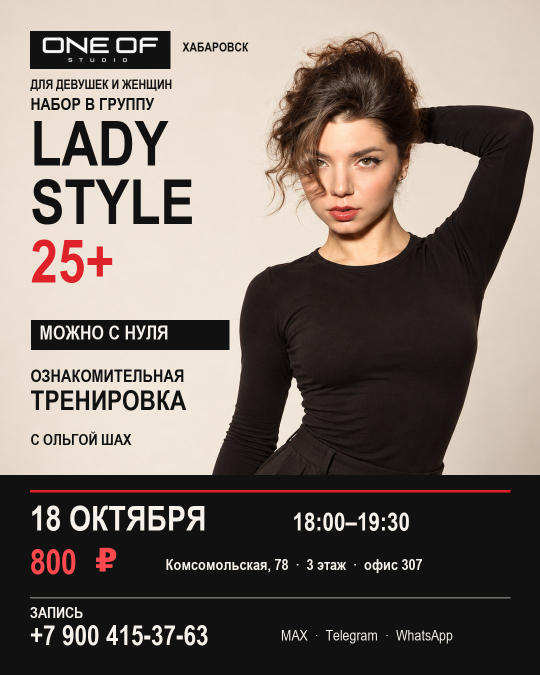
#> input picture assets/web/vk-ads/lady-style-intro-18-october-4x5.jpg, 1080 x 1350 px, given in place of lady-style-aura-story-background.png, which was not available (shown at 1/2 size)
$ python render_lady_style_aura_story.py
#> lines starting #> are read from the running program, lines starting #| are printed output that depends on the picture; pictures that were not available may be replaced by others from this repository, and a replacement may not be noted
from pathlib import Path
from PIL import Image, ImageDraw, ImageFont

ROOT = Path(__file__).resolve().parents[1]
SOURCE = ROOT / 'assets/originals/events/lady-style-aura-story-background.png'
OUTPUT = ROOT / 'assets/web/vk-ads/lady-style-aura-story-9x16.jpg'
W, H = 1080, 1920
BLACK, IVORY, RED = (17, 17, 17), (245, 242, 236), (241, 43, 43)

source = Image.open(SOURCE).convert('RGB')
#> source is the input picture: PIL image 1080x1350 RGB; mean R, G, B 122.9, 112.2, 104.9
canvas = source.resize((W, H), Image.Resampling.LANCZOS)
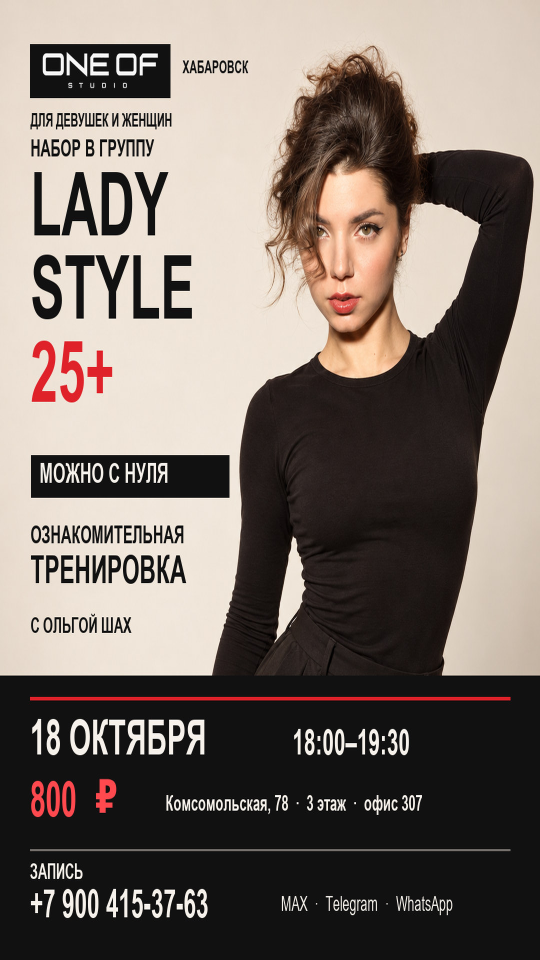
#> canvas: PIL image 1080x1920 RGB (shown at 1/2 size); mean R, G, B 122.9, 112.2, 105
d = ImageDraw.Draw(canvas)

def face(size, bold=True):
    name = 'ARIALNB.TTF' if bold else 'ARIALN.TTF'
    return ImageFont.truetype('C:/Windows/Fonts/' + name, size)

def put(x, y, value, size, color=IVORY, bold=True):
    d.text((x, y), value, font=face(size, bold), fill=color, anchor='lt')

# Reserve the top 12% and bottom 15% for story interface overlays.
logo = Image.open(ROOT / 'brand_assets/web/logo.png').convert('RGBA')
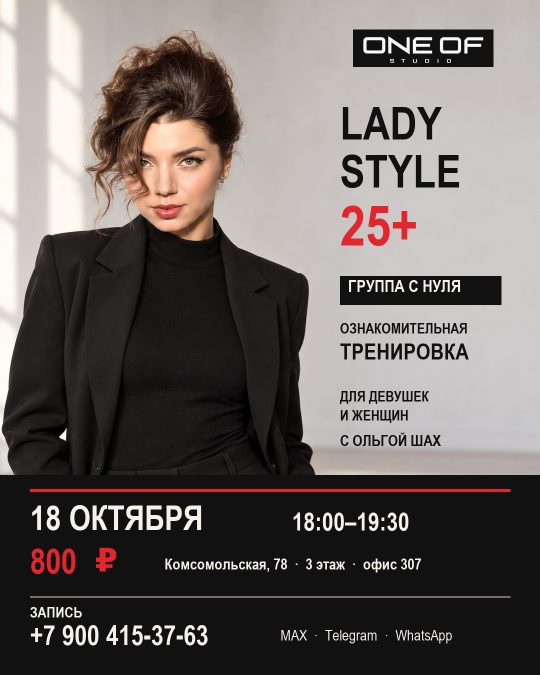
#> input picture assets/web/vk-ads/lady-style-intro-variant-02-4x5.jpg, 1080 x 1350 px, given in place of logo.png, which was not available (shown at 1/2 size)
logo.thumbnail((285, 75), Image.Resampling.LANCZOS)
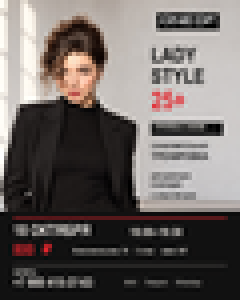
#> logo: PIL image 60x75 RGBA (shown 4 times larger); mean R, G, B, A 109, 102.2, 99.5, 255
canvas.paste(logo, (72, 250), logo)

put(67, 367, 'LADY', 180)
put(67, 519, 'STYLE', 180)
put(67, 683, '25+', 157, RED)
d.rectangle((70, 852, 453, 858), fill=RED)
put(70, 881, 'ДЛЯ ДЕВУШЕК И ЖЕНЩИН', 35)
put(70, 933, 'НАБОР В ГРУППУ', 50)
put(70, 997, 'С НУЛЯ', 75, RED)
put(70, 1090, 'ОЗНАКОМИТЕЛЬНАЯ', 38)
put(70, 1142, 'ТРЕНИРОВКА', 58)

# Compact information field leaves the full trouser silhouette visible.
d.rectangle((0, 1390, W, 1650), fill=BLACK)
d.rectangle((70, 1390, 1010, 1396), fill=RED)
put(70, 1407, '18 ОКТЯБРЯ', 57)
put(608, 1415, '18:00–19:30', 45)
put(70, 1474, '800', 65, RED)
d.text((196, 1474), '₽', font=ImageFont.truetype('C:/Windows/Fonts/DejaVuSans-Bold.ttf', 60), fill=RED, anchor='lt')
put(338, 1480, 'ХАБАРОВСК · КОМСОМОЛЬСКАЯ, 78', 31)
put(338, 1518, '3 ЭТАЖ · ОФИС 307', 31)
put(70, 1559, 'ЗАПИСЬ', 27)
put(70, 1587, '+7 900 415-37-63', 54)
put(580, 1600, 'MAX · Telegram · WhatsApp', 27, IVORY, False)

OUTPUT.parent.mkdir(parents=True, exist_ok=True)
canvas.save(OUTPUT, 'JPEG', quality=88, subsampling=0, optimize=True)
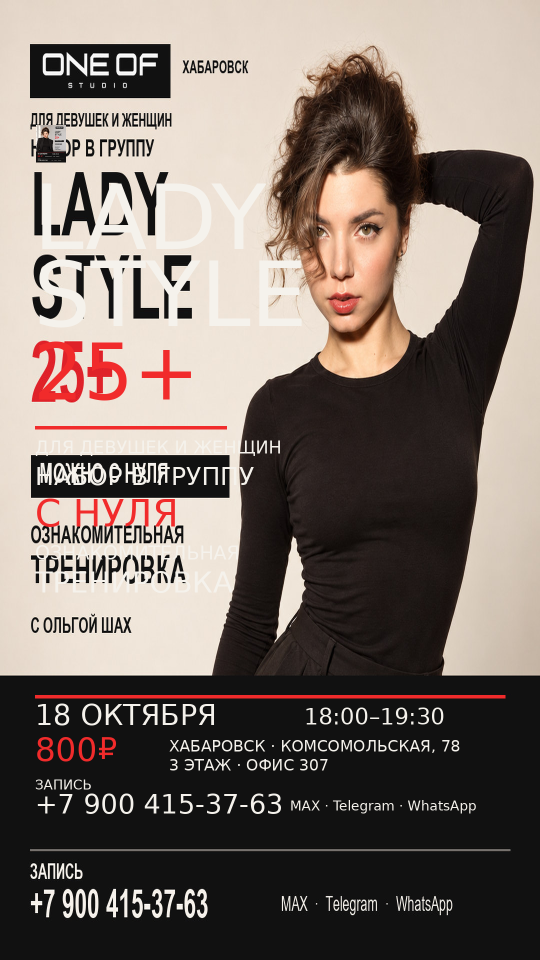
#> saved as lady-style-aura-story-9x16.jpg: PIL image 1080x1920 RGB (shown at 1/2 size); mean R, G, B 124.2, 112.5, 105.4
print(OUTPUT, OUTPUT.stat().st_size)
